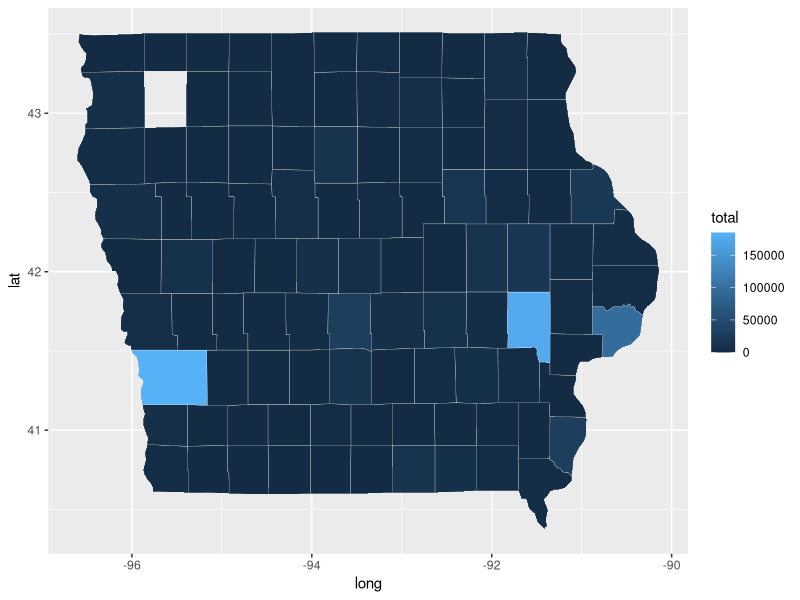
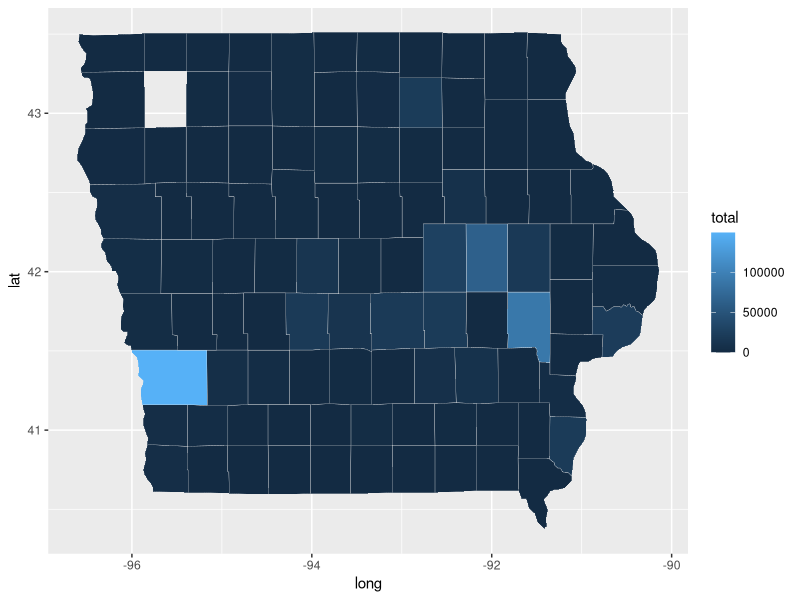
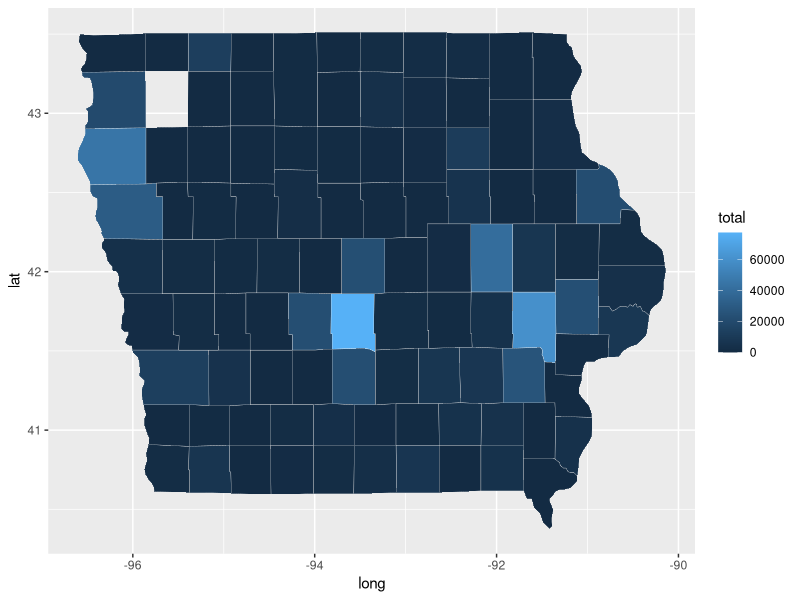
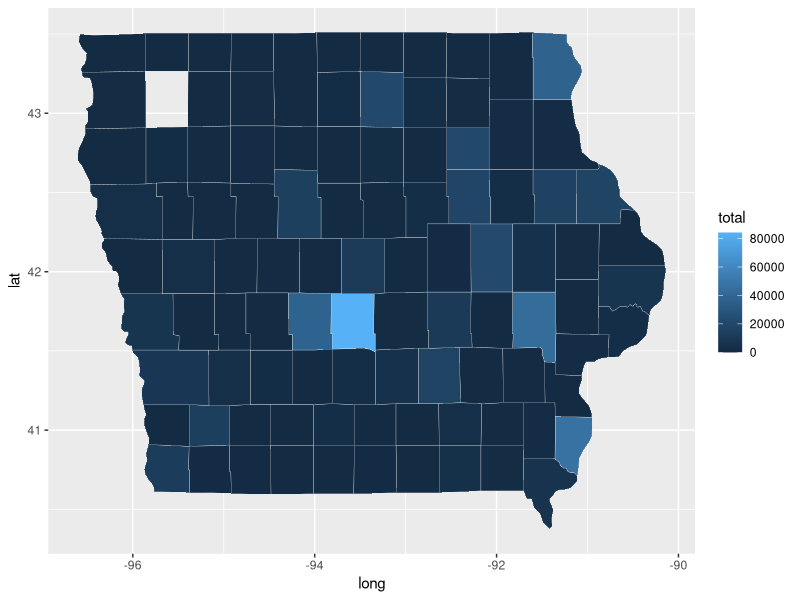
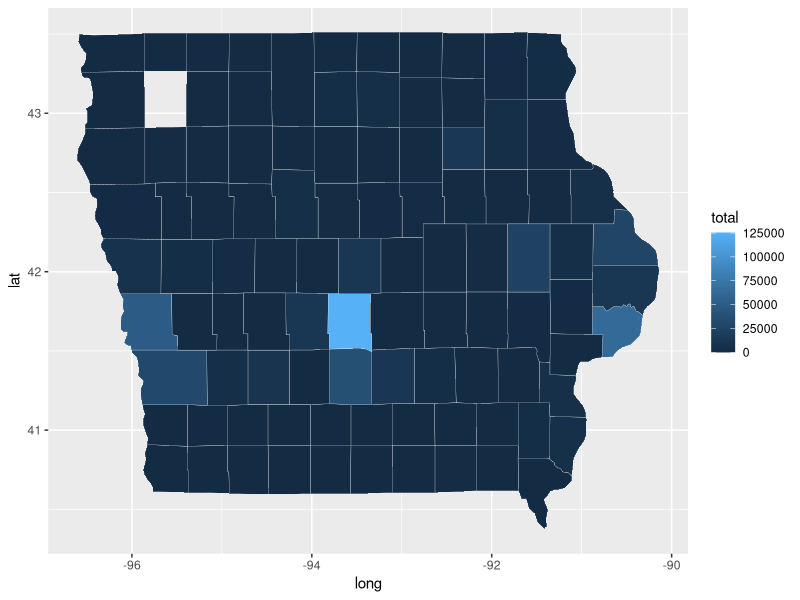
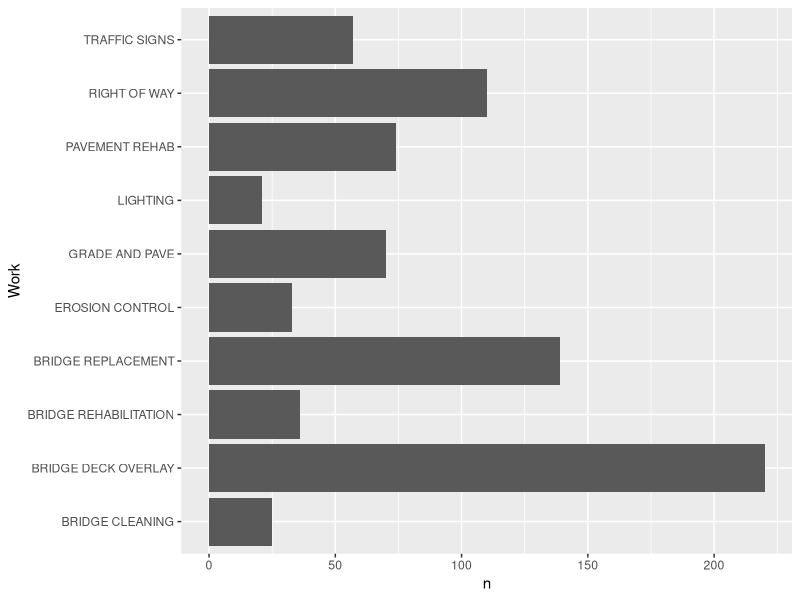
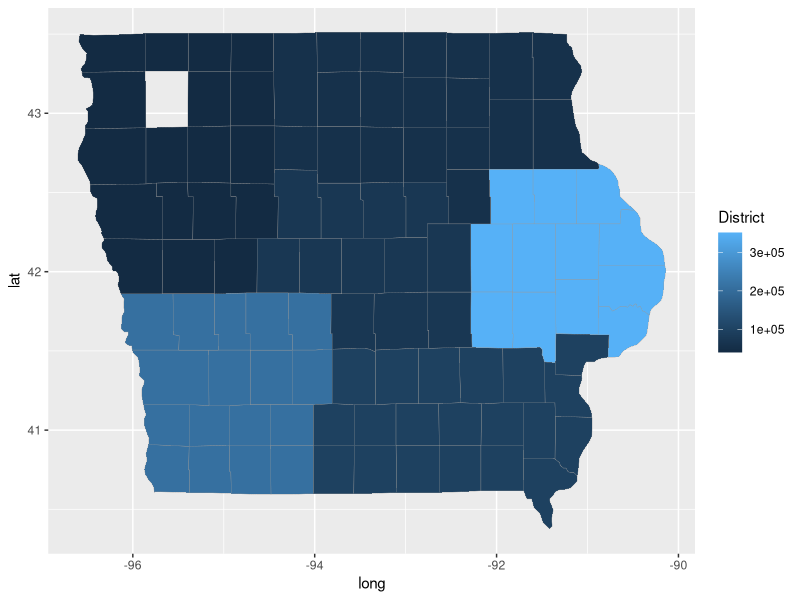
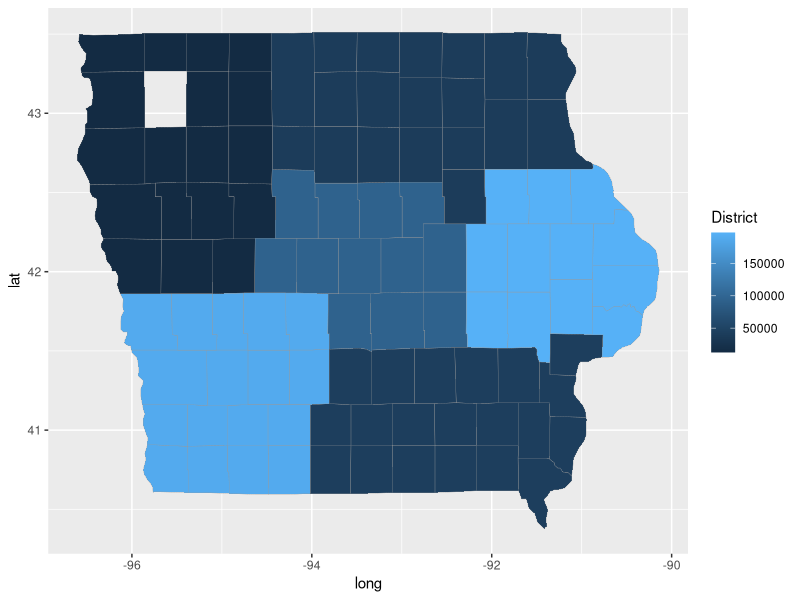

Here is the R script that generated these plots, in order:
## ---- chunk 1
knitr::opts_chunk$set(echo = TRUE)
## ---- chunk 2

library(readxl)
library(tidyverse)
library(dplyr)

FiveYear <- read_excel('./2021_2025_5YrProg_Highway_Program.xlsx')

str(FiveYear) 
names(FiveYear)

FiveYear <- FiveYear %>% 
  fill(Location, .direction = "down") %>% 
  rename(District = `Iowa DOT District`, Route = `Project Route`, 
         Work = `Type of Work`) %>%
  group_by(County, District, Route, Location) %>%
  fill(Miles, .direction = "down") %>%
  mutate(District = as.numeric(District))
  

## ---- chunk 3
states <- map_data('state')
us_counties <- map_data("county")

twentyone <- FiveYear %>% 
  select(County,'Latitude\r\n(Decimal(', "Longitude\r\n(Decimal)","2021") %>%
  rename(year ="2021")%>%
  mutate(subregion = tolower(County)) %>% 
  group_by(subregion) %>% 
  summarize(total = sum(year,na.rm=TRUE))

 
iowa <- c("iowa")
us_counties <- us_counties %>% filter(region %in% iowa)
twentyone <- inner_join(twentyone, us_counties, by = "subregion")
 twentyone %>% ggplot(data = twentyone,
            mapping = aes(x = long, y = lat,
                          group = group, fill = total))+ geom_polygon(color = "gray90", size = 0.1) 
 
 twentytwo <- FiveYear %>% 
  select(County,'Latitude\r\n(Decimal(', "Longitude\r\n(Decimal)","2022") %>%
  rename(year ="2022")%>%
  mutate(subregion = tolower(County)) %>% 
  group_by(subregion) %>% 
  summarize(total = sum(year,na.rm=TRUE))

 

twentytwo <- inner_join(twentytwo, us_counties, by = "subregion")
 twentytwo %>% ggplot(data = twentytwo,
            mapping = aes(x = long, y = lat,
                          group = group, fill = total))+ geom_polygon(color = "gray90", size = 0.1)
 
twentythree <- FiveYear %>% 
  select(County,'Latitude\r\n(Decimal(', "Longitude\r\n(Decimal)","2023") %>%
  rename(year ="2023")%>%
  mutate(subregion = tolower(County)) %>% 
  group_by(subregion) %>% 
  summarize(total = sum(year,na.rm=TRUE))

 

twentythree <- inner_join(twentythree, us_counties, by = "subregion")
 twentythree %>% ggplot(data = twentythree,
            mapping = aes(x = long, y = lat,
                          group = group, fill = total))+ geom_polygon(color = "gray90", size = 0.1) 
 
twentyfour <- FiveYear %>% 
  select(County,'Latitude\r\n(Decimal(', "Longitude\r\n(Decimal)","2024") %>%
  rename(year ="2024")%>%
  mutate(subregion = tolower(County)) %>% 
  group_by(subregion) %>% 
  summarize(total = sum(year,na.rm=TRUE))

 

twentyfour <- inner_join(twentyfour, us_counties, by = "subregion")
 twentyfour %>% ggplot(data = twentyfour,
            mapping = aes(x = long, y = lat,
                          group = group, fill = total))+ geom_polygon(color = "gray90", size = 0.1)
 
twentyfive <- FiveYear %>% 
  select(County,'Latitude\r\n(Decimal(', "Longitude\r\n(Decimal)","2025") %>%
  rename(year ="2025")%>%
  mutate(subregion = tolower(County)) %>% 
  group_by(subregion) %>% 
  summarize(total = sum(year,na.rm=TRUE))

 
twentyfive <- inner_join(twentyfive, us_counties, by = "subregion")
 twentyfive %>% ggplot(data = twentyfive,
            mapping = aes(x = long, y = lat,
                          group = group, fill = total))+ geom_polygon(color = "gray90", size = 0.1)
 
 type <- FiveYear %>% select(Work) %>% group_by(Work) %>% tally() %>% arrange(desc(n))
 head(type,n=10)
  ggplot(head(type,n=10) , aes(Work, n)) + geom_bar(position="dodge",stat="identity")+coord_flip()
  
  
 county <- FiveYear %>% select(County) %>% group_by(County) %>% tally() %>% arrange(desc(n))
 county
## ---- chunk 4

## ---- chunk 5
projects <- FiveYear %>% 
  select(District, County, Route, 'Latitude\r\n(Decimal(', "Longitude\r\n(Decimal)", "2021", "2022", "2023", "2024", "2025") %>%
  mutate(subregion = tolower(County)) %>% 
  group_by(County, District, Route, Location) %>% 
  summarise(cost = sum(`2021`, `2022`, `2023`, `2024`, `2025`,  na.rm=TRUE))
max_projects <- projects %>% arrange(-cost)
head(max_projects)
min_projects <- projects %>% arrange(cost)
head(min_projects)
max_by_district <- projects %>% group_by(District) %>% slice(which.max(cost))
head(max_by_district)
min_by_district <-projects %>% group_by(District) %>% slice(which.min(cost))
head(min_by_district)
range <- split(projects, cut(projects$cost, c(0, 50000, 100000, 1000000)))
head(range)
## ---- chunk 6
head(FiveYear)
districts <- FiveYear %>% 
  select(County, District) %>% 
  mutate(subregion = tolower(County))

county_map <- map_data("county")
ia <- subset(county_map, region =="iowa")

districts_2021 <- FiveYear %>% 
  select(District, County,'Latitude\r\n(Decimal(', "Longitude\r\n(Decimal)","2021") %>%
  rename(year ="2021")%>%
  mutate(subregion = tolower(County)) %>% 
  group_by(District) %>% 
  summarize(total = sum(year,na.rm=TRUE))

ia <- inner_join(ia, districts, by="subregion")

districts_2021 <- inner_join(districts_2021, ia, by = "District")

districts_2021 %>% ggplot(aes(x = long, y = lat, fill=District)) + geom_polygon(aes(group=group,fill = total), color="gray60", size=0.1)

districts_2022 <- FiveYear %>% 
  select(District, County,'Latitude\r\n(Decimal(', "Longitude\r\n(Decimal)","2022") %>%
  rename(year ="2022")%>%
  mutate(subregion = tolower(County)) %>% 
  group_by(District) %>% 
  summarize(total = sum(year,na.rm=TRUE))

districts_2022 <- inner_join(districts_2022, ia, by = "District")

districts_2022 %>% ggplot(aes(x = long, y = lat, fill=District)) + geom_polygon(aes(group=group,fill = total), color="gray60", size=0.1)

# 2023
districts_2023 <- FiveYear %>% 
  select(District, County,'Latitude\r\n(Decimal(', "Longitude\r\n(Decimal)","2023") %>%
  rename(year ="2023")%>%
  mutate(subregion = tolower(County)) %>% 
  group_by(District) %>% 
  summarize(total = sum(year,na.rm=TRUE))

districts_2023 <- inner_join(districts_2023, ia, by = "District")

districts_2023 %>% ggplot(aes(x = long, y = lat, fill=District)) + geom_polygon(aes(group=group,fill = total), color="gray60", size=0.1)

# 2024
districts_2024 <- FiveYear %>% 
  select(District, County,'Latitude\r\n(Decimal(', "Longitude\r\n(Decimal)","2024") %>%
  rename(year ="2024")%>%
  mutate(subregion = tolower(County)) %>% 
  group_by(District) %>% 
  summarize(total = sum(year,na.rm=TRUE))

districts_2024 <- inner_join(districts_2024, ia, by = "District")

districts_2024 %>% ggplot(aes(x = long, y = lat, fill=District)) + geom_polygon(aes(group=group,fill = total), color="gray60", size=0.1)

# 2025
districts_2025 <- FiveYear %>% 
  select(District, County,'Latitude\r\n(Decimal(', "Longitude\r\n(Decimal)","2025") %>%
  rename(year ="2025")%>%
  mutate(subregion = tolower(County)) %>% 
  group_by(District) %>% 
  summarize(total = sum(year,na.rm=TRUE))

districts_2025 <- inner_join(districts_2025, ia, by = "District")

districts_2025 %>% ggplot(aes(x = long, y = lat, fill=District)) + geom_polygon(aes(group=group,fill = total), color="gray60", size=0.1)

## ---- chunk 7

## ---- chunk 8
